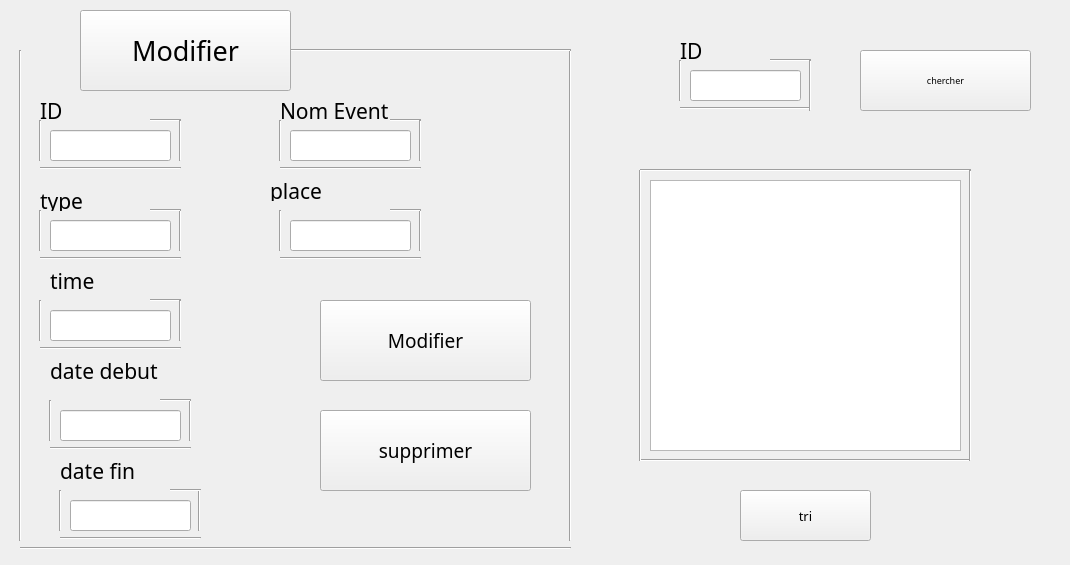
    <widget class="QWidget" name="tab_9">
     <attribute name="title">
      <string>Modifier/Suppr</string>
     </attribute>
     <widget class="QTableView" name="tableView_3">
      <property name="geometry">
       <rect>
        <x>650</x>
        <y>180</y>
        <width>311</width>
        <height>271</height>
       </rect>
      </property>
     </widget>
     <widget class="QLineEdit" name="lineEdit_placemod">
      <property name="geometry">
       <rect>
        <x>290</x>
        <y>220</y>
        <width>121</width>
        <height>31</height>
       </rect>
      </property>
      <property name="font">
       <font>
        <family>Bahnschrift</family>
        <pointsize>10</pointsize>
       </font>
      </property>
     </widget>
     <widget class="QLineEdit" name="lineEdit_typemod">
      <property name="geometry">
       <rect>
        <x>50</x>
        <y>220</y>
        <width>121</width>
        <height>31</height>
       </rect>
      </property>
      <property name="font">
       <font>
        <family>Bahnschrift</family>
        <pointsize>10</pointsize>
       </font>
      </property>
     </widget>
     <widget class="QLineEdit" name="lineEdit_idmod">
      <property name="geometry">
       <rect>
        <x>50</x>
        <y>130</y>
        <width>121</width>
        <height>31</height>
       </rect>
      </property>
      <property name="font">
       <font>
        <family>Bahnschrift</family>
        <pointsize>10</pointsize>
       </font>
      </property>
     </widget>
     <widget class="QPushButton" name="pushButton_8">
      <property name="geometry">
       <rect>
        <x>320</x>
        <y>300</y>
        <width>211</width>
        <height>81</height>
       </rect>
      </property>
      <property name="font">
       <font>
        <family>Bahnschrift</family>
        <pointsize>14</pointsize>
       </font>
      </property>
      <property name="text">
       <string>Modifier</string>
      </property>
     </widget>
     <widget class="QPushButton" name="pushButton_9">
      <property name="geometry">
       <rect>
        <x>320</x>
        <y>410</y>
        <width>211</width>
        <height>81</height>
       </rect>
      </property>
      <property name="font">
       <font>
        <family>Bahnschrift</family>
        <pointsize>14</pointsize>
       </font>
      </property>
      <property name="text">
       <string>supprimer</string>
      </property>
     </widget>
     <widget class="Line" name="line_139">
      <property name="geometry">
       <rect>
        <x>40</x>
        <y>160</y>
        <width>141</width>
        <height>16</height>
       </rect>
      </property>
      <property name="orientation">
       <enum>Qt::Horizontal</enum>
      </property>
     </widget>
     <widget class="Line" name="line_140">
      <property name="geometry">
       <rect>
        <x>150</x>
        <y>290</y>
        <width>31</width>
        <height>20</height>
       </rect>
      </property>
      <property name="orientation">
       <enum>Qt::Horizontal</enum>
      </property>
     </widget>
     <widget class="Line" name="line_141">
      <property name="geometry">
       <rect>
        <x>150</x>
        <y>110</y>
        <width>31</width>
        <height>20</height>
       </rect>
      </property>
      <property name="orientation">
       <enum>Qt::Horizontal</enum>
      </property>
     </widget>
     <widget class="Line" name="line_142">
      <property name="geometry">
       <rect>
        <x>390</x>
        <y>110</y>
        <width>31</width>
        <height>20</height>
       </rect>
      </property>
      <property name="orientation">
       <enum>Qt::Horizontal</enum>
      </property>
     </widget>
     <widget class="Line" name="line_143">
      <property name="geometry">
       <rect>
        <x>280</x>
        <y>160</y>
        <width>141</width>
        <height>16</height>
       </rect>
      </property>
      <property name="orientation">
       <enum>Qt::Horizontal</enum>
      </property>
     </widget>
     <widget class="Line" name="line_144">
      <property name="geometry">
       <rect>
        <x>40</x>
        <y>340</y>
        <width>141</width>
        <height>16</height>
       </rect>
      </property>
      <property name="orientation">
       <enum>Qt::Horizontal</enum>
      </property>
     </widget>
     <widget class="Line" name="line_145">
      <property name="geometry">
       <rect>
        <x>30</x>
        <y>120</y>
        <width>20</width>
        <height>41</height>
       </rect>
      </property>
      <property name="orientation">
       <enum>Qt::Vertical</enum>
      </property>
     </widget>
     <widget class="Line" name="line_146">
      <property name="geometry">
       <rect>
        <x>170</x>
        <y>120</y>
        <width>20</width>
        <height>41</height>
       </rect>
      </property>
      <property name="orientation">
       <enum>Qt::Vertical</enum>
      </property>
     </widget>
     <widget class="Line" name="line_147">
      <property name="geometry">
       <rect>
        <x>170</x>
        <y>300</y>
        <width>20</width>
        <height>41</height>
       </rect>
      </property>
      <property name="orientation">
       <enum>Qt::Vertical</enum>
      </property>
     </widget>
     <widget class="Line" name="line_148">
      <property name="geometry">
       <rect>
        <x>30</x>
        <y>300</y>
        <width>20</width>
        <height>41</height>
       </rect>
      </property>
      <property name="orientation">
       <enum>Qt::Vertical</enum>
      </property>
     </widget>
     <widget class="Line" name="line_149">
      <property name="geometry">
       <rect>
        <x>270</x>
        <y>120</y>
        <width>20</width>
        <height>41</height>
       </rect>
      </property>
      <property name="orientation">
       <enum>Qt::Vertical</enum>
      </property>
     </widget>
     <widget class="Line" name="line_150">
      <property name="geometry">
       <rect>
        <x>410</x>
        <y>120</y>
        <width>20</width>
        <height>41</height>
       </rect>
      </property>
      <property name="orientation">
       <enum>Qt::Vertical</enum>
      </property>
     </widget>
     <widget class="Line" name="line_151">
      <property name="geometry">
       <rect>
        <x>10</x>
        <y>50</y>
        <width>20</width>
        <height>491</height>
       </rect>
      </property>
      <property name="orientation">
       <enum>Qt::Vertical</enum>
      </property>
     </widget>
     <widget class="Line" name="line_152">
      <property name="geometry">
       <rect>
        <x>560</x>
        <y>50</y>
        <width>20</width>
        <height>491</height>
       </rect>
      </property>
      <property name="orientation">
       <enum>Qt::Vertical</enum>
      </property>
     </widget>
     <widget class="Line" name="line_153">
      <property name="geometry">
       <rect>
        <x>20</x>
        <y>540</y>
        <width>551</width>
        <height>16</height>
       </rect>
      </property>
      <property name="orientation">
       <enum>Qt::Horizontal</enum>
      </property>
     </widget>
     <widget class="Line" name="line_154">
      <property name="geometry">
       <rect>
        <x>290</x>
        <y>40</y>
        <width>281</width>
        <height>20</height>
       </rect>
      </property>
      <property name="orientation">
       <enum>Qt::Horizontal</enum>
      </property>
     </widget>
     <widget class="Line" name="line_155">
      <property name="geometry">
       <rect>
        <x>640</x>
        <y>450</y>
        <width>331</width>
        <height>20</height>
       </rect>
      </property>
      <property name="orientation">
       <enum>Qt::Horizontal</enum>
      </property>
     </widget>
     <widget class="Line" name="line_156">
      <property name="geometry">
       <rect>
        <x>630</x>
        <y>170</y>
        <width>20</width>
        <height>291</height>
       </rect>
      </property>
      <property name="orientation">
       <enum>Qt::Vertical</enum>
      </property>
     </widget>
     <widget class="Line" name="line_157">
      <property name="geometry">
       <rect>
        <x>640</x>
        <y>160</y>
        <width>331</width>
        <height>20</height>
       </rect>
      </property>
      <property name="orientation">
       <enum>Qt::Horizontal</enum>
      </property>
     </widget>
     <widget class="Line" name="line_158">
      <property name="geometry">
       <rect>
        <x>960</x>
        <y>170</y>
        <width>21</width>
        <height>291</height>
       </rect>
      </property>
      <property name="orientation">
       <enum>Qt::Vertical</enum>
      </property>
     </widget>
     <widget class="QLabel" name="label_45">
      <property name="geometry">
       <rect>
        <x>40</x>
        <y>100</y>
        <width>71</width>
        <height>21</height>
       </rect>
      </property>
      <property name="font">
       <font>
        <family>Bahnschrift</family>
        <pointsize>16</pointsize>
       </font>
      </property>
      <property name="text">
       <string>ID</string>
      </property>
     </widget>
     <widget class="QLabel" name="label_46">
      <property name="geometry">
       <rect>
        <x>50</x>
        <y>270</y>
        <width>201</width>
        <height>21</height>
       </rect>
      </property>
      <property name="font">
       <font>
        <family>Bahnschrift</family>
        <pointsize>16</pointsize>
       </font>
      </property>
      <property name="text">
       <string>time</string>
      </property>
     </widget>
     <widget class="QLabel" name="label_47">
      <property name="geometry">
       <rect>
        <x>280</x>
        <y>100</y>
        <width>111</width>
        <height>21</height>
       </rect>
      </property>
      <property name="font">
       <font>
        <family>Bahnschrift</family>
        <pointsize>16</pointsize>
       </font>
      </property>
      <property name="text">
       <string>Nom Event</string>
      </property>
     </widget>
     <widget class="QPushButton" name="pushButton_16">
      <property name="geometry">
       <rect>
        <x>740</x>
        <y>490</y>
        <width>131</width>
        <height>51</height>
       </rect>
      </property>
      <property name="font">
       <font>
        <family>Bahnschrift</family>
        <pointsize>10</pointsize>
       </font>
      </property>
      <property name="text">
       <string>tri</string>
      </property>
     </widget>
     <widget class="QPushButton" name="pushButton_17">
      <property name="geometry">
       <rect>
        <x>860</x>
        <y>50</y>
        <width>171</width>
        <height>61</height>
       </rect>
      </property>
      <property name="font">
       <font>
        <family>Bahnschrift</family>
        <pointsize>7</pointsize>
       </font>
      </property>
      <property name="text">
       <string>chercher</string>
      </property>
     </widget>
     <widget class="QLineEdit" name="lineEdit_idmc">
      <property name="geometry">
       <rect>
        <x>690</x>
        <y>70</y>
        <width>111</width>
        <height>31</height>
       </rect>
      </property>
      <property name="font">
       <font>
        <family>Bahnschrift</family>
        <pointsize>10</pointsize>
       </font>
      </property>
     </widget>
     <widget class="QPushButton" name="pushButton_18">
      <property name="geometry">
       <rect>
        <x>80</x>
        <y>10</y>
        <width>211</width>
        <height>81</height>
       </rect>
      </property>
      <property name="font">
       <font>
        <family>Bahnschrift</family>
        <pointsize>20</pointsize>
       </font>
      </property>
      <property name="text">
       <string>Modifier</string>
      </property>
     </widget>
     <widget class="QLabel" name="label_49">
      <property name="geometry">
       <rect>
        <x>40</x>
        <y>10</y>
        <width>71</width>
        <height>71</height>
       </rect>
      </property>
      <property name="text">
       <string/>
      </property>
     </widget>
     <widget class="QLabel" name="label_4">
      <property name="geometry">
       <rect>
        <x>-20</x>
        <y>10</y>
        <width>1061</width>
        <height>541</height>
       </rect>
      </property>
      <property name="styleSheet">
       <string notr="true">background-image: url(:/backg/backg.png);</string>
      </property>
      <property name="text">
       <string/>
      </property>
     </widget>
     <widget class="QLabel" name="label_50">
      <property name="geometry">
       <rect>
        <x>280</x>
        <y>410</y>
        <width>71</width>
        <height>71</height>
       </rect>
      </property>
      <property name="text">
       <string/>
      </property>
     </widget>
     <widget class="Line" name="line_159">
      <property name="geometry">
       <rect>
        <x>680</x>
        <y>100</y>
        <width>131</width>
        <height>16</height>
       </rect>
      </property>
      <property name="orientation">
       <enum>Qt::Horizontal</enum>
      </property>
     </widget>
     <widget class="Line" name="line_160">
      <property name="geometry">
       <rect>
        <x>770</x>
        <y>50</y>
        <width>41</width>
        <height>20</height>
       </rect>
      </property>
      <property name="orientation">
       <enum>Qt::Horizontal</enum>
      </property>
     </widget>
     <widget class="Line" name="line_161">
      <property name="geometry">
       <rect>
        <x>670</x>
        <y>60</y>
        <width>20</width>
        <height>41</height>
       </rect>
      </property>
      <property name="orientation">
       <enum>Qt::Vertical</enum>
      </property>
     </widget>
     <widget class="Line" name="line_162">
      <property name="geometry">
       <rect>
        <x>800</x>
        <y>60</y>
        <width>20</width>
        <height>51</height>
       </rect>
      </property>
      <property name="orientation">
       <enum>Qt::Vertical</enum>
      </property>
     </widget>
     <widget class="QLabel" name="label_51">
      <property name="geometry">
       <rect>
        <x>680</x>
        <y>40</y>
        <width>111</width>
        <height>21</height>
       </rect>
      </property>
      <property name="font">
       <font>
        <family>Bahnschrift</family>
        <pointsize>16</pointsize>
       </font>
      </property>
      <property name="text">
       <string>ID</string>
      </property>
     </widget>
     <widget class="QLabel" name="label_52">
      <property name="geometry">
       <rect>
        <x>810</x>
        <y>60</y>
        <width>51</width>
        <height>51</height>
       </rect>
      </property>
      <property name="text">
       <string/>
      </property>
     </widget>
     <widget class="Line" name="line_163">
      <property name="geometry">
       <rect>
        <x>40</x>
        <y>250</y>
        <width>141</width>
        <height>16</height>
       </rect>
      </property>
      <property name="orientation">
       <enum>Qt::Horizontal</enum>
      </property>
     </widget>
     <widget class="QLabel" name="label_53">
      <property name="geometry">
       <rect>
        <x>40</x>
        <y>190</y>
        <width>71</width>
        <height>21</height>
       </rect>
      </property>
      <property name="font">
       <font>
        <family>Bahnschrift</family>
        <pointsize>16</pointsize>
       </font>
      </property>
      <property name="text">
       <string>type</string>
      </property>
     </widget>
     <widget class="QLineEdit" name="lineEdit_nommod">
      <property name="geometry">
       <rect>
        <x>290</x>
        <y>130</y>
        <width>121</width>
        <height>31</height>
       </rect>
      </property>
      <property name="font">
       <font>
        <family>Bahnschrift</family>
        <pointsize>10</pointsize>
       </font>
      </property>
     </widget>
     <widget class="Line" name="line_164">
      <property name="geometry">
       <rect>
        <x>170</x>
        <y>210</y>
        <width>20</width>
        <height>41</height>
       </rect>
      </property>
      <property name="orientation">
       <enum>Qt::Vertical</enum>
      </property>
     </widget>
     <widget class="Line" name="line_165">
      <property name="geometry">
       <rect>
        <x>30</x>
        <y>210</y>
        <width>20</width>
        <height>41</height>
       </rect>
      </property>
      <property name="orientation">
       <enum>Qt::Vertical</enum>
      </property>
     </widget>
     <widget class="Line" name="line_166">
      <property name="geometry">
       <rect>
        <x>150</x>
        <y>200</y>
        <width>31</width>
        <height>20</height>
       </rect>
      </property>
      <property name="orientation">
       <enum>Qt::Horizontal</enum>
      </property>
     </widget>
     <widget class="Line" name="line_167">
      <property name="geometry">
       <rect>
        <x>410</x>
        <y>210</y>
        <width>20</width>
        <height>41</height>
       </rect>
      </property>
      <property name="orientation">
       <enum>Qt::Vertical</enum>
      </property>
     </widget>
     <widget class="Line" name="line_168">
      <property name="geometry">
       <rect>
        <x>280</x>
        <y>250</y>
        <width>141</width>
        <height>16</height>
       </rect>
      </property>
      <property name="orientation">
       <enum>Qt::Horizontal</enum>
      </property>
     </widget>
     <widget class="QLabel" name="label_54">
      <property name="geometry">
       <rect>
        <x>270</x>
        <y>180</y>
        <width>161</width>
        <height>21</height>
       </rect>
      </property>
      <property name="font">
       <font>
        <family>Bahnschrift</family>
        <pointsize>16</pointsize>
       </font>
      </property>
      <property name="text">
       <string>place</string>
      </property>
     </widget>
     <widget class="Line" name="line_169">
      <property name="geometry">
       <rect>
        <x>270</x>
        <y>210</y>
        <width>20</width>
        <height>41</height>
       </rect>
      </property>
      <property name="orientation">
       <enum>Qt::Vertical</enum>
      </property>
     </widget>
     <widget class="QLineEdit" name="lineEdit_timemod">
      <property name="geometry">
       <rect>
        <x>50</x>
        <y>310</y>
        <width>121</width>
        <height>31</height>
       </rect>
      </property>
      <property name="font">
       <font>
        <family>Bahnschrift</family>
        <pointsize>10</pointsize>
       </font>
      </property>
     </widget>
     <widget class="Line" name="line_170">
      <property name="geometry">
       <rect>
        <x>390</x>
        <y>200</y>
        <width>31</width>
        <height>20</height>
       </rect>
      </property>
      <property name="orientation">
       <enum>Qt::Horizontal</enum>
      </property>
     </widget>
     <widget class="Line" name="line_180">
      <property name="geometry">
       <rect>
        <x>50</x>
        <y>490</y>
        <width>20</width>
        <height>41</height>
       </rect>
      </property>
      <property name="orientation">
       <enum>Qt::Vertical</enum>
      </property>
     </widget>
     <widget class="Line" name="line_181">
      <property name="geometry">
       <rect>
        <x>189</x>
        <y>490</y>
        <width>21</width>
        <height>41</height>
       </rect>
      </property>
      <property name="orientation">
       <enum>Qt::Vertical</enum>
      </property>
     </widget>
     <widget class="QLineEdit" name="lineEdit_finmod">
      <property name="geometry">
       <rect>
        <x>70</x>
        <y>500</y>
        <width>121</width>
        <height>31</height>
       </rect>
      </property>
      <property name="font">
       <font>
        <family>Bahnschrift</family>
        <pointsize>10</pointsize>
       </font>
      </property>
     </widget>
     <widget class="Line" name="line_182">
      <property name="geometry">
       <rect>
        <x>170</x>
        <y>480</y>
        <width>31</width>
        <height>20</height>
       </rect>
      </property>
      <property name="orientation">
       <enum>Qt::Horizontal</enum>
      </property>
     </widget>
     <widget class="Line" name="line_183">
      <property name="geometry">
       <rect>
        <x>60</x>
        <y>530</y>
        <width>141</width>
        <height>16</height>
       </rect>
      </property>
      <property name="orientation">
       <enum>Qt::Horizontal</enum>
      </property>
     </widget>
     <widget class="Line" name="line_184">
      <property name="geometry">
       <rect>
        <x>40</x>
        <y>400</y>
        <width>20</width>
        <height>41</height>
       </rect>
      </property>
      <property name="orientation">
       <enum>Qt::Vertical</enum>
      </property>
     </widget>
     <widget class="Line" name="line_185">
      <property name="geometry">
       <rect>
        <x>180</x>
        <y>400</y>
        <width>20</width>
        <height>41</height>
       </rect>
      </property>
      <property name="orientation">
       <enum>Qt::Vertical</enum>
      </property>
     </widget>
     <widget class="QLineEdit" name="lineEdit_debutmod">
      <property name="geometry">
       <rect>
        <x>60</x>
        <y>410</y>
        <width>121</width>
        <height>31</height>
       </rect>
      </property>
      <property name="font">
       <font>
        <family>Bahnschrift</family>
        <pointsize>10</pointsize>
       </font>
      </property>
     </widget>
     <widget class="Line" name="line_186">
      <property name="geometry">
       <rect>
        <x>160</x>
        <y>390</y>
        <width>31</width>
        <height>20</height>
       </rect>
      </property>
      <property name="orientation">
       <enum>Qt::Horizontal</enum>
      </property>
     </widget>
     <widget class="Line" name="line_187">
      <property name="geometry">
       <rect>
        <x>50</x>
        <y>440</y>
        <width>141</width>
        <height>16</height>
       </rect>
      </property>
      <property name="orientation">
       <enum>Qt::Horizontal</enum>
      </property>
     </widget>
     <widget class="QLabel" name="label_48">
      <property name="geometry">
       <rect>
        <x>50</x>
        <y>360</y>
        <width>201</width>
        <height>21</height>
       </rect>
      </property>
      <property name="font">
       <font>
        <family>Bahnschrift</family>
        <pointsize>16</pointsize>
       </font>
      </property>
      <property name="text">
       <string>date debut</string>
      </property>
     </widget>
     <widget class="QLabel" name="label_55">
      <property name="geometry">
       <rect>
        <x>60</x>
        <y>460</y>
        <width>201</width>
        <height>21</height>
       </rect>
      </property>
      <property name="font">
       <font>
        <family>Bahnschrift</family>
        <pointsize>16</pointsize>
       </font>
      </property>
      <property name="text">
       <string>date fin</string>
      </property>
     </widget>
     <zorder>label_4</zorder>
     <zorder>tableView_3</zorder>
     <zorder>lineEdit_placemod</zorder>
     <zorder>lineEdit_typemod</zorder>
     <zorder>lineEdit_idmod</zorder>
     <zorder>pushButton_8</zorder>
     <zorder>pushButton_9</zorder>
     <zorder>line_139</zorder>
     <zorder>line_140</zorder>
     <zorder>line_141</zorder>
     <zorder>line_142</zorder>
     <zorder>line_143</zorder>
     <zorder>line_144</zorder>
     <zorder>line_145</zorder>
     <zorder>line_146</zorder>
     <zorder>line_147</zorder>
     <zorder>line_148</zorder>
     <zorder>line_149</zorder>
     <zorder>line_150</zorder>
     <zorder>line_151</zorder>
     <zorder>line_152</zorder>
     <zorder>line_153</zorder>
     <zorder>line_154</zorder>
     <zorder>line_155</zorder>
     <zorder>line_156</zorder>
     <zorder>line_157</zorder>
     <zorder>line_158</zorder>
     <zorder>label_45</zorder>
     <zorder>label_46</zorder>
     <zorder>label_47</zorder>
     <zorder>pushButton_16</zorder>
     <zorder>pushButton_17</zorder>
     <zorder>lineEdit_idmc</zorder>
     <zorder>pushButton_18</zorder>
     <zorder>label_49</zorder>
     <zorder>label_50</zorder>
     <zorder>line_159</zorder>
     <zorder>line_160</zorder>
     <zorder>line_161</zorder>
     <zorder>line_162</zorder>
     <zorder>label_51</zorder>
     <zorder>label_52</zorder>
     <zorder>line_163</zorder>
     <zorder>label_53</zorder>
     <zorder>lineEdit_nommod</zorder>
     <zorder>line_164</zorder>
     <zorder>line_165</zorder>
     <zorder>line_166</zorder>
     <zorder>line_167</zorder>
     <zorder>line_168</zorder>
     <zorder>label_54</zorder>
     <zorder>line_169</zorder>
     <zorder>lineEdit_timemod</zorder>
     <zorder>line_170</zorder>
     <zorder>line_180</zorder>
     <zorder>line_181</zorder>
     <zorder>lineEdit_finmod</zorder>
     <zorder>line_182</zorder>
     <zorder>line_183</zorder>
     <zorder>line_184</zorder>
     <zorder>line_185</zorder>
     <zorder>lineEdit_debutmod</zorder>
     <zorder>line_186</zorder>
     <zorder>line_187</zorder>
     <zorder>label_48</zorder>
     <zorder>label_55</zorder>
    </widget>
